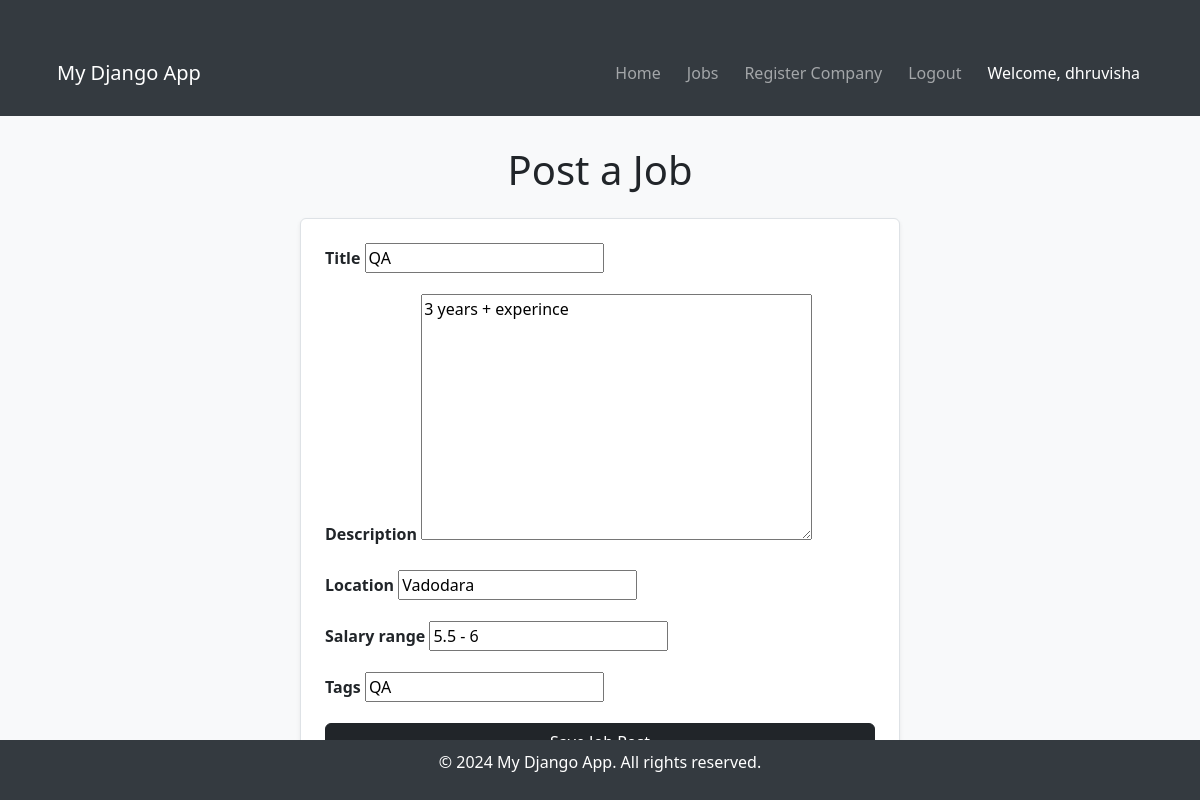
The page /update/6/ (signed in) on the database its author committed.
### jobs/models.py (models this page shows, shortened)
class JobPost(models.Model):
    company = models.ForeignKey(Company, on_delete=models.CASCADE)
    title = models.CharField(max_length=255)
    description = models.TextField()
    location = models.CharField(max_length=255)
    salary_range = models.CharField(max_length=50)
    tags = models.CharField(max_length=255, blank=True)
    posted_at = models.DateTimeField(auto_now_add=True)

### jobs/views.py (the view)
# urls.py: path('update/<int:job_id>/', views.edit_job, name='edit_job'),
@login_required
def edit_job(request, job_id):
    job = JobPost.objects.get(id=job_id)
    if job.company.user != request.user:
        return redirect('job_list')
    if request.method == 'POST':
        form = JobPostForm(request.POST, instance=job)
        if form.is_valid():
            form.save()
            return redirect('job_list')
    else:
        form = JobPostForm(instance=job)
    return render(request, 'job_post_form.html', {'form': form})

### jobs/forms.py
class JobPostForm(forms.ModelForm):
    class Meta:
        model = JobPost
        fields = ['title', 'description', 'location', 'salary_range', 'tags']

### jobs/templates/job_post_form.html (shortened to what this page needs)
{% extends 'base.html' %}
{% block content %}
<div class="d-flex justify-content-center align-items-center" style="min-height: 80vh;">
    <div class="w-100" style="max-width: 600px;">
        <h1 class="text-center mb-4">Post a Job</h1>
        <form method="post" class="p-4 border rounded bg-white shadow-sm" novalidate>
            {% for field in form %}
                <div class="mb-3">
                    <label for="{{ field.id_for_label }}" class="form-label fw-bold">
                        {{ field.label }}
                    </label>
                    {{ field }}
                </div>
            {% endfor %}
            <button type="submit" class="btn btn-dark w-100">Save Job Post</button>
        </form>
    </div>
</div>
{% endblock %}

### jobs/templates/base.html (shortened to what this page needs)
<!DOCTYPE html>
<html lang="en">
<head>
    {% load static %}
    <link href="https://cdn.jsdelivr.net/npm/bootstrap@5.3.3/dist/css/bootstrap.min.css" rel="stylesheet"
>
</head>
<body>
    <header>
        <div class="container">
            <nav class="navbar navbar-expand-lg navbar-dark">
                <a class="navbar-brand" href="{% url 'home' %}">My Django App</a>
                <div class="collapse navbar-collapse" id="navbarNav">
                    <ul class="navbar-nav ms-auto">
                        {% if user.is_authenticated %}
                            <li class="nav-item"><a class="nav-link" href="{% url 'home' %}">Home</a></li>
                            <li class="nav-item"><a class="nav-link" href="{% url 'job_list' %}">Jobs</a></li>
                            <li class="nav-item"><a class="nav-link" href="{% url 'company_registration' %}">Register Company</a></li>
                            <li class="nav-item"><a class="nav-link" href="{% url 'logout' %}">Logout</a></li>
                            <li class="nav-item">
                                <a class="nav-link text-white" href="{% url 'profile' %}">Welcome, {{ user.username }}</a>
                            </li>
                        {% else %}
                            <li class="nav-item"><a class="nav-link" href="{% url 'home' %}">Home</a></li>
                            <li class="nav-item"><a class="nav-link" href="{% url 'login' %}">Login</a></li>
                            <li class="nav-item"><a class="nav-link" href="{% url 'signup' %}">Sign Up</a></li>
                        {% endif %}
                    </ul>
                </div>
            </nav>
        </div>
    </header>
    <main>
        <div class="container">
            {% block content %}{% endblock %}
        </div>
    </main>
    <footer>
        <p>&copy; 2024 My Django App. All rights reserved.</p>
    </footer>
</body>
</html>

### jobs/templates/base.html (style rules this page uses)
body { background-color: #f8f9fa; }
header { background-color: #343a40; padding: 15px; }
header a { color: white; text-decoration: none; padding: 8px 15px; margin-right: 10px; border-radius: 5px; }
footer { background-color: #343a40; color: white; text-align: center; padding: 10px; position: fixed; width: 100%; bottom: 0; }
.container { margin-top: 30px; }

### rows shown on the page
JobPost: form "QA" "3 years + experince" "Vadodara" "5.5 - 6" "QA"

### other values the page prints
{{ user.username }} "dhruvisha"
{{ field.label }} "Title" "Description" "Location" "Salary range" "Tags"
